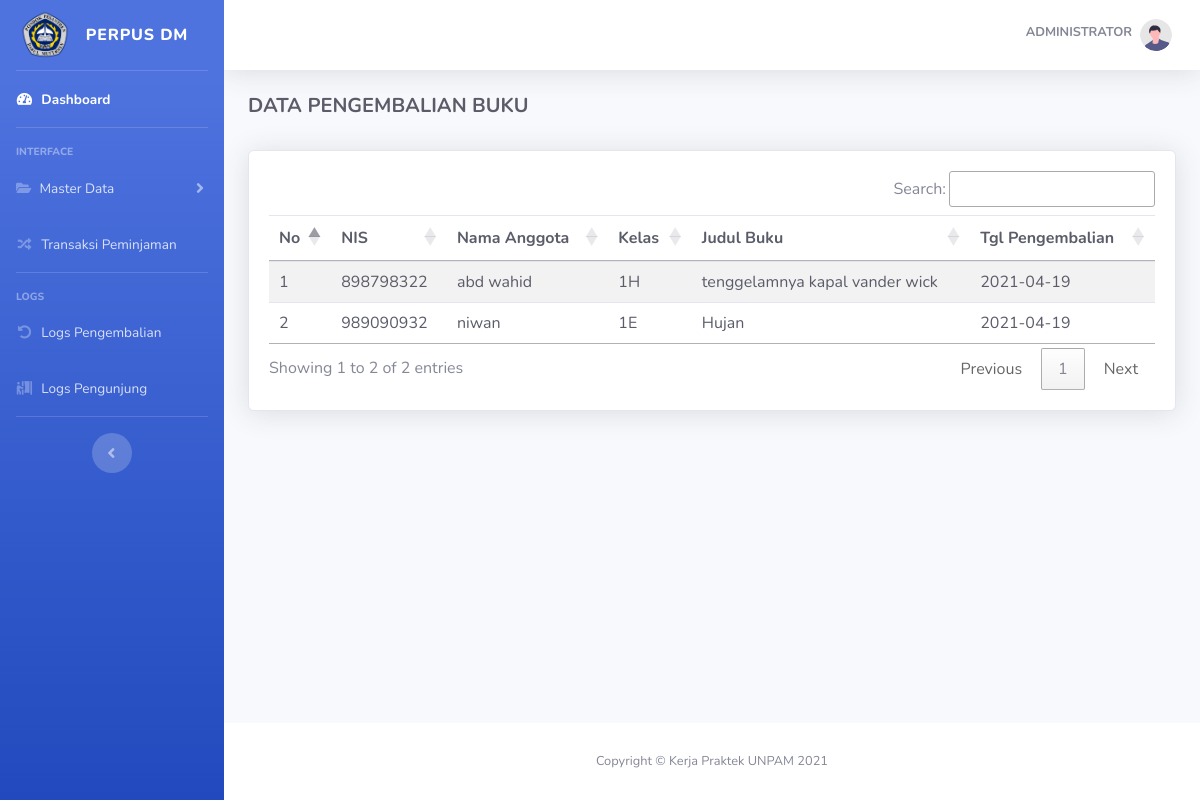
/index.php?pages=logs&aksi=kembali (signed in), run on the app's committed database.
### tables this page shows
CREATE TABLE `tb_user` (
  `id_user` int(11) NOT NULL,
  `nama` varchar(20) NOT NULL,
  `username` varchar(20) NOT NULL,
  `password` varchar(50) NOT NULL,
  `level` enum('admin','user') DEFAULT NULL
);

CREATE TABLE `tb_pinjam` (
  `id_pinjam` varchar(20) NOT NULL,
  `id_anggota` varchar(50) DEFAULT NULL,
  `id_buku` varchar(50) DEFAULT NULL,
  `tgl_pinjam` date DEFAULT NULL,
  `tgl_kembali` date DEFAULT NULL,
  `status` enum('pinjam','kembali') DEFAULT NULL,
  `jumlah` int(11) DEFAULT NULL
);

CREATE TABLE `tb_anggota` (
  `id` varchar(50) NOT NULL,
  `nis` varchar(12) DEFAULT NULL,
  `nama` varchar(100) DEFAULT NULL,
  `id_kelas` int(11) DEFAULT NULL,
  `jk` enum('P','L') DEFAULT NULL
);

CREATE TABLE `tb_kelas` (
  `id_kelas` int(11) NOT NULL,
  `kelas` char(5) DEFAULT NULL
);

CREATE TABLE `tb_buku` (
  `id` varchar(50) NOT NULL,
  `kdbuku` varchar(20) DEFAULT NULL,
  `judul` varchar(100) DEFAULT NULL,
  `penulis` varchar(50) DEFAULT NULL,
  `penerbit` varchar(50) DEFAULT NULL,
  `asal` enum('hibah','beli') DEFAULT NULL,
  `jumlah` int(11) DEFAULT NULL,
  `tahun` char(5) DEFAULT NULL,
  `isbn` varchar(20) DEFAULT NULL
);

### pages/logs/kembali.php (the view, shortened to what this page needs)
<?php
$select_data = "SELECT * FROM tb_pinjam
INNER JOIN tb_buku on tb_pinjam.id_buku = tb_buku.id
INNER JOIN tb_anggota on tb_pinjam.id_anggota = tb_anggota.id
INNER JOIN tb_kelas on tb_anggota.id_kelas = tb_kelas.id_kelas
-- INNER JOIN tb_anggota on tb_kelas.id_kelas = tb_anggota.id_kelas
where status = 'kembali'";
$run = mysqli_query($conn, $select_data);
?>
<div class="d-sm-flex align-items-center justify-content-between mb-4">
    <h1 class="h5 text-dark font-weight-bold">DATA PENGEMBALIAN BUKU</h1>
</div>
<div class="row">
    <div class="col-xl-12 col-lg-7">
        <div class="card shadow mb-4">
            <div class="card-body">
                <div class="table-responsive">
                    <table class="table table-striped text-dark" id="mauexport" width="100%" cellspacing="0">
                        <thead>
                            <tr>
                                <th>No</th>
                                <th>NIS</th>
                                <th>Nama Anggota</th>
                                <th>Kelas</th>
                                <th>Judul Buku</th>
                                <th>Tgl Pengembalian</th>
                            </tr>
                        </thead>
                        <tbody>
                            <?php
                            $no = 1;
                            foreach ($run as $tampil) :
                            ?>
                                <tr>
                                    <td><?= $no ?></td>
                                    <td "><?= $tampil['nis'] ?></td>
                                    <td "><?= $tampil['nama'] ?></td>
                                    <td><?= $tampil['kelas'] ?></td>
                                    <td><?= $tampil['judul'] ?></td>
                                    <td><?= $tampil['tgl_kembali'] ?></td>
                                </tr>
                            <?php
                                $no++;
                            endforeach ?>
                        </tbody>
                    </table>
                </div>
            </div>
        </div>
    </div>
</div>

### index.php (shortened to what this page needs)
<?php
require_once "_config/conn.php";
if ($_SESSION['admin'] || @$_SESSION['user']) {
    $user = $_SESSION['admin'];
    $sql = mysqli_query($conn, "SELECT * FROM tb_user WHERE id_user='$user'");
    $data = $sql->fetch_assoc();
?>
    <!DOCTYPE html>
    <html lang="en">
    <head>
        <link href="vendor/fontawesome-free/css/all.min.css" rel="stylesheet" type="text/css">
        <link href="css/sb-admin-2.min.css" rel="stylesheet">
        <link rel="stylesheet" href="css/style.css">
        <link rel="stylesheet" href="https://cdnjs.cloudflare.com/ajax/libs/jqueryui/1.12.1/jquery-ui.css">
        <link rel="stylesheet" type="text/css" href="https://cdn.datatables.net/1.10.19/css/jquery.dataTables.css">
        <link rel="stylesheet" type="text/css" href="https://cdn.datatables.net/buttons/1.6.5/css/buttons.dataTables.min.css">
        <link rel="stylesheet" type="text/css" href="https://cdn.datatables.net/1.10.19/css/jquery.dataTables.min.css">
    </head>
    <body id="page-top">
        <div id="wrapper">
            <ul class="navbar-nav bg-gradient-primary sidebar sidebar-dark accordion" id="accordionSidebar">
                <a class="sidebar-brand d-flex align-items-center justify-content-center" href="index.php">
                    <img class="rounded-circle" src="img/logo.png" alt="" style="width: 50px;">
                    <div class="sidebar-brand-text mx-3">PERPUS DM</div>
                </a>
                <hr class="sidebar-divider my-0">
                <li class="nav-item active">
                    <a class="nav-link" href="index.php">
                        <i class="fas fa-fw fa-tachometer-alt"></i>
                        <span>Dashboard</span></a>
                </li>
                <hr class="sidebar-divider">
                <div class="sidebar-heading">
                    Interface
                </div>
                <li class="nav-item">
                    <a class="nav-link collapsed" href="#" data-toggle="collapse" data-target="#collapseTwo" aria-expanded="true" aria-controls="collapseTwo">
                        <i class="fas fa-folder-open fa-cog"></i>
                        <span>Master Data</span>
                    </a>
                </li>
                <li class="nav-item">
                    <a class="nav-link" href="?pages=peminjaman">
                        <i class="fas fa-fw fa-random"></i>
                        <span>Transaksi Peminjaman</span></a>
                </li>
                <hr class="sidebar-divider">
                <div class="sidebar-heading">
                    Logs
                </div>
                <li class="nav-item">
                    <a class="nav-link" href="?pages=logs&aksi=kembali">
                        <i class="fas fa-fw fa-undo-alt"></i>
                        <span>Logs Pengembalian</span></a>
                </li>
                <li class="nav-item">
                    <a class="nav-link" href="?pages=logs&aksi=pengunjung"">
                        <i class=" fas fa-fw fa-person-booth"></i>
                        <span>Logs Pengunjung</span></a>
                </li>
                <hr class="sidebar-divider d-none d-md-block">
                <div class="text-center d-none d-md-inline">
                    <button class="rounded-circle border-0" id="sidebarToggle"></button>
                </div>
            </ul>
            <div id="content-wrapper" class="d-flex flex-column">
                <div id="content">
                    <nav class="navbar navbar-expand navbar-light bg-white topbar mb-4 static-top shadow">
                        <ul class="navbar-nav ml-auto">
                            <li class="nav-item dropdown no-arrow">
                                <a class="nav-link dropdown-toggle" href="#" id="userDropdown" role="button" data-toggle="dropdown" aria-haspopup="true" aria-expanded="false">
                                    <span class="mr-2 d-none d-lg-inline text-gray-600 small font-weight-bold mb-1 text-uppercase"><?= $data['nama']; ?></span>
                                    <img class="img-profile rounded-circle" src="img/undraw_profile.svg">
                                </a>
                            </li>
                        </ul>
                    </nav>
                    <div class="container-fluid">
                        <div class="bock-header">
                            <?php
                            $pages = $_GET['pages'];
                            $aksi = $_GET['aksi'];
                            if ($pages == "anggota") {
                                if ($aksi == "") {
                                    include "pages/anggota/anggota.php";
                                } elseif ($aksi == "tambah") {
                                } elseif ($aksi == "ubah") {
                                } elseif ($aksi == "hapus") {
                                    include "pages/anggota/hapus.php";
                                }
                            } elseif ($pages == "buku") {
                                if ($aksi == "hapus") {
                                    include "pages/buku/hapus.php";
                                } else {
                                    include "pages/buku/buku.php";
                                }
                            } elseif ($pages == "kembali") {
                                include "pages/kembali/kembali.php";
                            } elseif ($pages == "user") {
                                include "pages/user/profile.php";
                            } elseif ($pages == "settings") {
                                if ($aksi == "hapus") {
                                    include "pages/user/hapus.php";
                                }
                                include "pages/user/settings.php";
                            } elseif ($pages == "kelas") {
                                if ($aksi == "hapus") {
                                    include "pages/kelas/hapus.php";
                                }
                                include "pages/kelas/kelas.php";
                            } elseif ($pages == "logs") {
                                if ($aksi == "pinjam") {
                                    include "pages/logs/pinjam.php";
                                } else if ($aksi == "kembali") {
                                    include "pages/logs/kembali.php";
                                } else if ($aksi == "pengunjung") {
                                    include "pages/logs/pengunjung.php";
                                }
                            } elseif ($pages == "backup") {
                                include "pages/backup/backup.php";
                            } elseif ($pages == "import") {
                                include "pages/import/";
                            } elseif ($pages == "export") {
                                if ($aksi == "peminjaman") {
                                    include "pages/export/export_pinjam.php";
                                } elseif ($aksi == "buku") {
                                    include "pages/export/export_buku.php";
                                }
                            } else {
                                include "pages/dasboard/dasboard.php";
                            }
                            ?>
                        </div>
                    </div>
                </div>
                <footer class="sticky-footer bg-white">
                    <div class="container my-auto">
                        <div class="copyright text-center my-auto">
                            <span>Copyright &copy; Kerja Praktek UNPAM 2021</span>
                        </div>
                    </div>
                </footer>
            </div>
        </div>
    </body>
    </html>
<?php
} else {
    header("location:login.php");
}
?>

### data on the page
tb_user: nama "ADMINISTRATOR"
tb_pinjam: id_anggota.nis "898798322", id_anggota.nama "abd wahid", tb_kelas.kelas "1H", id_buku.judul "tenggelamnya kapal vander wick", tgl_kembali "2021-04-19"
tb_pinjam: id_anggota.nis "989090932", id_anggota.nama "niwan", tb_kelas.kelas "1E", id_buku.judul "Hujan", tgl_kembali "2021-04-19"
